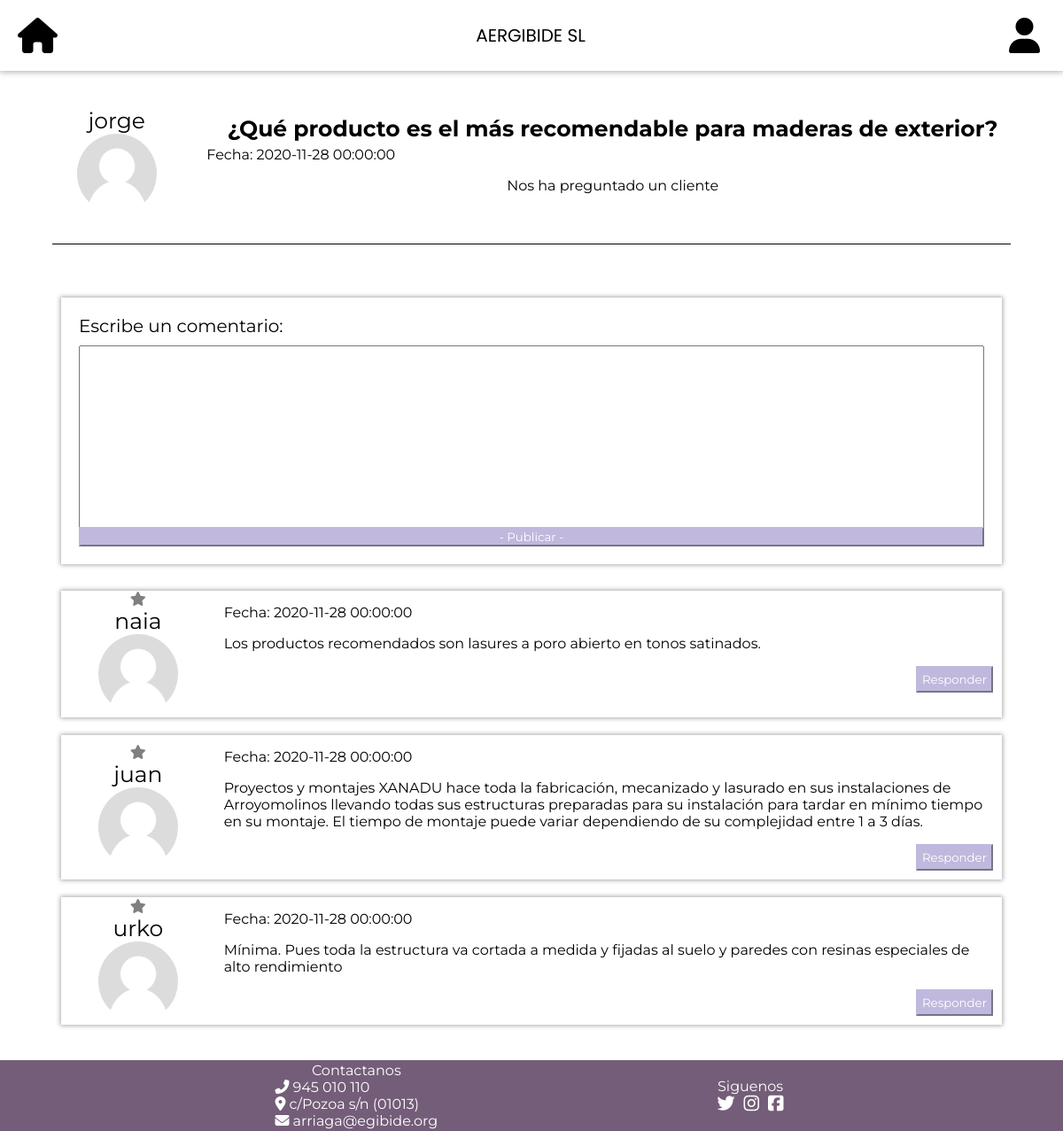
Screenshot of /php/pregunta.php?pregunta=6 with the database file from the repository.
### tables this page shows
CREATE TABLE `Usuarios` (
  `id` int(11) NOT NULL,
  `tipousuarios` int(1) DEFAULT NULL,
  `nickname` varchar(30) NOT NULL,
  `password` varchar(300) NOT NULL,
  `nombre` varchar(30) NOT NULL,
  `apellido1` varchar(40) NOT NULL,
  `apellido2` varchar(40) DEFAULT NULL,
  `email` varchar(64) DEFAULT NULL,
  `descripcion` varchar(500) DEFAULT NULL,
  `edad` int(2) DEFAULT NULL,
  `imagen` varchar(100) DEFAULT NULL
);

CREATE TABLE `Preguntas` (
  `id` int(11) NOT NULL,
  `titulo` varchar(100) NOT NULL,
  `descripcion` varchar(5000) NOT NULL,
  `fecha` datetime NOT NULL,
  `tema` varchar(20) DEFAULT NULL,
  `usuarioid` int(11) NOT NULL
);

CREATE TABLE `Respuestas` (
  `id` int(11) NOT NULL,
  `comentario` varchar(3000) NOT NULL,
  `fecha` datetime NOT NULL,
  `preguntaid` int(11) NOT NULL,
  `usuarioid` int(11) NOT NULL,
  `replica` int(11) DEFAULT NULL
);

### php/pregunta.php (called while the page is built, shortened)
<?php
require_once '../php/llamadasBD.php';
$respuestas = leerRespuestas();
$respuestasConUsuarios = array();
$preguntaBD = leerPreguntaConcreta($_GET["pregunta"]);
$pregunta = $preguntaBD->fetch();
$usuarioBD = leerUsuarioConcreto($pregunta["usuarioid"]);
$usuario = $usuarioBD->fetch();
while ($respuestaBD = $respuestas->fetch()){
    $nickname = "";
    $urlImg = "";
    $usuarios = leerUsuarios();
    while ($u = $usuarios->fetch()){
        if ($respuestaBD["usuarioid"] == $u["id"]){
            $nickname = $u["nickname"];
            $urlImg = $u["imagen"];
        }
    }
    if($respuestaBD["preguntaid"] == $_GET["pregunta"]){
        array_push($respuestasConUsuarios, [
            "id" => $respuestaBD["id"],
            "comentario" => $respuestaBD["comentario"],
            "fecha" => $respuestaBD["fecha"],
            "nickname" => $nickname,
            "urlImg" => $urlImg
        ]);
    }
}
require "../html/pregunta.view.php";

### php/llamadasBD.php (called while the page is built, shortened)
<?php
function iniciarConexion(){
    $dbname = "db_reto2";
    $host = "localhost";
    $user = "admin";
    $pass = "12345";
    try{
       $dbh = new PDO("mysql:host=$host;dbname=$dbname",$user,$pass);
       return $dbh;
    }catch (PDOException $e){
        echo $e->getMessage();
        return null;
    }
}
function leerUsuarios()
{
    $dbh = iniciarConexion();
    $stmt = $dbh->prepare("SELECT * FROM Usuarios");
    $stmt->execute();
    $stmt->setFetchMode(PDO::FETCH_ASSOC);
    return $stmt;
}
function leerRespuestas(){
    $dbh = iniciarConexion();
    $stmt = $dbh->prepare("SELECT * FROM Respuestas ORDER BY fecha DESC");
    $stmt->execute();
    $stmt->setFetchMode(PDO::FETCH_ASSOC);
    return $stmt;
}
function leerPreguntaConcreta($id){
    $dbh = iniciarConexion();
    $stmt = $dbh->prepare("SELECT * FROM Preguntas WHERE ID = $id");
    $stmt->execute();
    $stmt->setFetchMode(PDO::FETCH_ASSOC);
    return $stmt;
}
function leerUsuarioConcreto($id){
    $dbh = iniciarConexion();
    $stmt = $dbh->prepare("SELECT * FROM Usuarios WHERE ID = $id");
    $stmt->execute();
    $stmt->setFetchMode(PDO::FETCH_ASSOC);
    return $stmt;
}

### html/pregunta.view.php (the view, shortened to what this page needs)
<?php include 'header.view.php';?>
<head>
    <link rel="stylesheet" href="../html/css/pregunta.css">
</head>
<body>
    <div id="divGeneralPregunta">
        <div id="divSuperior">
            <div id="divDatosUsuarioPregunta">
                <label id="nickUsuarioPregunta"><?php echo $usuario["nickname"];?></label>
                <a href="../php/perfil.php?nickname=<?php echo $usuario["nickname"]?>">
                    <img id="imgPerfilPregunta" src="<?php echo $usuario["imagen"];?>">
                </a>
            </div>
            <div id="divDatosPregunta">
                <label id="tituloPregunta"><?php echo $pregunta["titulo"];?></label>
                <label id="detallesPregunta"> Fecha: <?php echo $pregunta["fecha"];?></label>
                <p id="descripcionPregunta"><?php echo $pregunta["descripcion"];?></p>
            </div>
        </div>
        <div id="divInferior">
            <div id="divEscribir">
                <label id="lbTuRespuesta">Escribe un comentario:</label>
                <textarea id="textAreaTuRepuesta"></textarea>
                <input id="btEnviarRespuesta" type="button" value="- Publicar -">
            </div>
            <div id="divRespuestas">
                <?php foreach ($respuestasConUsuarios as $respuesta) { ?>
                <div class="divRespuesta">
                    <div class="divDatosUsuarioRespuesta">
                        <div class="iconFavoritos">
                            <i class="fas fa-star" id="<?=$respuesta["id"]?>"></i>
                        </div>
                        <label class="nickUsuarioRespuesta"><?php echo $respuesta["nickname"]; ?></label>
                        <a href="../php/perfil.php?nickname=<?php echo $respuesta["nickname"]?>"><img class="imgPerfilRespuesta" src="<?php echo $respuesta["urlImg"];?>"></a>
                    </div>
                    <div class="divDatosRespuesta">
                        <label class="detallesRespuesta">Fecha: <?php echo $respuesta["fecha"]; ?></label>
                        <p class="descripcionRespuesta"><?php echo $respuesta["comentario"]; ?></p>
                        <button class="botonResponder">Responder</button>
                    </div>
                </div>
                <?php } ?>
            </div>
        </div>
    </div>
</body>
<?php include "footer.view.php"?>

### html/css/header.css (style rules this page uses)
body { margin: 0px; height: 100vh; font-family: 'Montserrat', sans-serif; }
select option,button,input { font-family: 'Montserrat', sans-serif; }

### html/css/pregunta.css (style rules this page uses)
#divGeneralPregunta { display: flex; flex-direction: column; background-color: white; margin: 10px; }
textarea { font-family: 'Montserrat', sans-serif; }
#divSuperior { display: flex; margin: 30px; }
#divDatosUsuarioPregunta { display: flex; flex-direction: column; align-items: center; justify-content: center; flex: 1; }
#nickUsuarioPregunta { font-size: 25px; }
#imgPerfilPregunta { height: 90px; width: auto; border-radius: 100%; }
#divDatosPregunta { display: flex; flex-direction: column; align-items: center; padding: 10px; flex: 5; }
#tituloPregunta { font-size: 25px; font-weight: bold; }
#detallesPregunta { align-self: flex-start; margin-top: 5px; }
#divInferior { border-top: black 1px solid; display: flex; flex-direction: column; padding: 10px; align-self: center; width: 90%; }
#divEscribir { display: flex; flex-direction: column; margin-top: 50px; margin-bottom: 30px; padding: 20px; box-shadow: 0 0 5px 1px #00000057; }
#lbTuRespuesta { font-size: 20px; }
#textAreaTuRepuesta { margin-top: 10px; min-height: 200px; font-size: 15px; resize: none; }
#btEnviarRespuesta { align-self: center; width: 100%; margin-top: -1px; background-color: #c0b9dd; color: white; border-color: #c0b9dd; }
#divRespuestas { display: flex; flex-direction: column; align-items: center; }
.iconFavoritos { color: grey; cursor: pointer; }
.divRespuesta { display: flex; flex-direction: row; margin-bottom: 20px; box-shadow: 0 0 5px 1px #00000057; width: 100%; }
.divDatosUsuarioRespuesta { display: flex; flex-direction: column; align-items: center; justify-content: center; flex: 1; }
.nickUsuarioRespuesta { font-size: 25px; }
.imgPerfilRespuesta { height: 90px; width: auto; border-radius: 100%; }
.divDatosRespuesta { display: flex; flex-direction: column; padding: 10px; flex: 5; }
.detallesRespuesta { align-self: flex-start; margin-top: 5px; }
.botonResponder { align-self: flex-end; padding: 5px; background-color: #c0b9dd; color: white; border-color: #c0b9dd; }

### rows the page displays
usuarios: nickname "jorge", imagen (placeholder picture)
preguntas: titulo "¿Qué producto es el más recomendable para maderas de exterior?", fecha "2020-11-28 00:00:00", descripcion "Nos ha preguntado un cliente"
respuestas: nickname "naia", fecha "2020-11-28 00:00:00", comentario "Los productos recomendados son lasures a poro abierto en tonos satinados."
usuarios: nickname "juan", imagen (placeholder picture), fecha "2020-11-28 00:00:00", comentario "Proyectos y montajes XANADU hace toda la fabricación, mecanizado y lasurado en sus instalaciones de Arroyomolinos llevando todas sus estructuras preparadas para su instalación para tardar en mínimo tiempo en su montaje. El tiempo de montaje puede variar dependiendo de su complejidad entre 1 a 3 días."
respuestas: nickname "urko", fecha "2020-11-28 00:00:00", comentario "Mínima. Pues toda la estructura va cortada a medida y fijadas al suelo y paredes con resinas especiales de alto rendimiento"
